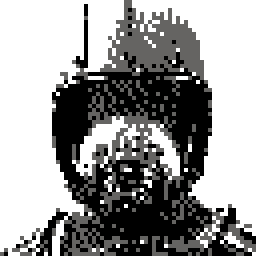
#> input picture assets/64x64_faces/64x64_faces_002.png, 64 x 64 px (shown 4 times larger); its folder holds 4 pictures in this run
$ python tilesetter.py
#> lines starting #> are read from the running program, lines starting #| are printed output that depends on the picture

from PIL import Image
import os
import math

folder = "64x64_faces"
tile_size = 64
columns = 10

files = sorted(f for f in os.listdir(folder) if f.lower().endswith(".png"))
rows = math.ceil(len(files) / columns)

sheet = Image.new("RGBA", (columns * tile_size, rows * tile_size))
#> sheet: PIL image 640x64 RGBA; every value is 0

for i, file in enumerate(files):
    img = Image.open(os.path.join(folder, file)).convert("RGBA")
#> img is the input picture: PIL image 64x64 RGBA; mean R, G, B, A 51.2, 51, 50.6, 152.3

    if img.size != (64, 64):
        print("Skipping:", file)
        continue

    x = (i % columns) * tile_size
    y = (i // columns) * tile_size
    sheet.paste(img, (x, y))
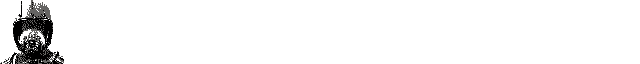
#> sheet: PIL image 640x64 RGBA; mean R, G, B, A 5.1, 5.1, 5.1, 15.2; transparent parts drawn white
#> pass 2 of the loop `for i, file in enumerate(files):`:
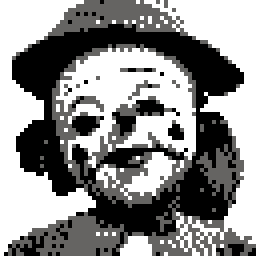
#> input picture assets/64x64_faces/64x64_faces_004.png, 64 x 64 px (shown 4 times larger)
#> img is the input picture: PIL image 64x64 RGBA; mean R, G, B, A 71, 70.8, 70.3, 185.6
#> `sheet.paste(img, (x, y))`:
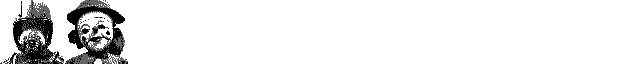
#> sheet: PIL image 640x64 RGBA; mean R, G, B, A 12.2, 12.2, 12.1, 33.8; transparent parts drawn white
#> pass 3 of the loop `for i, file in enumerate(files):`:
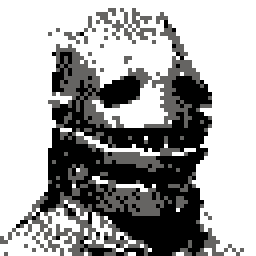
#> input picture assets/64x64_faces/64x64_faces_005.png, 64 x 64 px (shown 4 times larger)
#> img is the input picture: PIL image 64x64 RGBA; mean R, G, B, A 60.6, 60.5, 60.1, 149.1
#> `sheet.paste(img, (x, y))`:
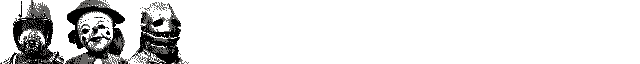
#> sheet: PIL image 640x64 RGBA; mean R, G, B, A 18.3, 18.2, 18.1, 48.7; transparent parts drawn white
#> the loop made 4 passes; the first 3 are shown

sheet.save("tilesheet_64.png")
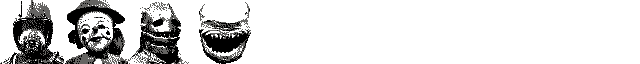
#> saved as tilesheet_64.png: PIL image 640x64 RGBA; mean R, G, B, A 25.7, 25.6, 25.5, 63.7; transparent parts drawn white
print("Created tilesheet_64.png")
